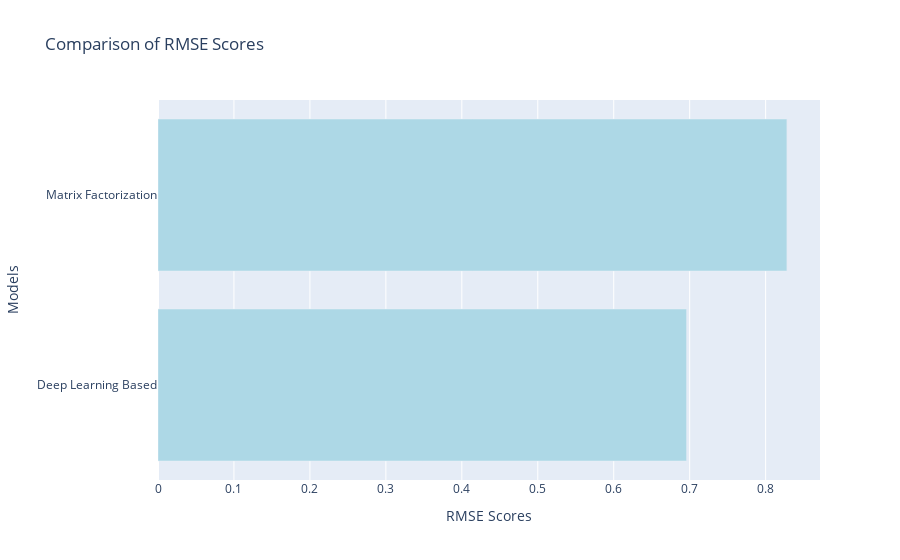

The code cell stored with this chart in its notebook:
### Code cell
import plotly.graph_objects as go

# Model names and corresponding RMSE scores
model_names = ["Matrix Factorization", "Deep Learning Based"]
rmse_scores = [0.8280, 0.6959]

# Sorting the models based on RMSE scores
sorted_data = sorted(zip(rmse_scores, model_names))
rmse_scores, model_names = zip(*sorted_data)

# Creating a bar chart with Plotly and rotating it
fig = go.Figure()

fig.add_trace(go.Bar(
    y=model_names,  # Switching x and y to rotate the plot
    x=rmse_scores,
    marker_color='lightblue',  # You can set a single color for all bars
    orientation='h',  # Setting the orientation to horizontal
))

fig.update_layout(
    yaxis=dict(title='Models'),  # Switching xaxis and yaxis labels
    xaxis=dict(title='RMSE Scores'),
    title='Comparison of RMSE Scores',
    barmode='group',
)

fig.show()

### Figure 1 — Plotly figure (JSON) as saved in the notebook; plotly's stock layout.template omitted (floating-point values rounded to 4 significant figures)
{"data": [{"marker": {"color": "lightblue"}, "orientation": "h", "type": "bar", "x": [0.6959, 0.828], "y": ["Deep Learning Based", "Matrix Factorization"]}], "layout": {"barmode": "group", "title": {"text": "Comparison of RMSE Scores"}, "xaxis": {"title": {"text": "RMSE Scores"}}, "yaxis": {"title": {"text": "Models"}}}}
